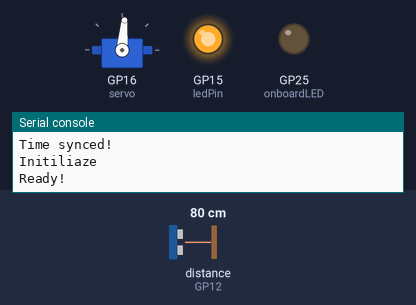
Simulated run of this program. Board: Raspberry Pi Pico running MicroPython. Shown: servo, output pins drawn as LEDs (lit = HIGH), the last lines printed to the serial console. The inputs (shaded band) are chosen by the test bench; at power-on: distance to the obstacle (sensor on GP12) 80 cm. The echo pulse lasts 58.3 µs per cm; WiFi joins after 1.5 s; the clock reads 2024-03-15 10:24:30 at power-on unless the program sets it; web requests get an empty 200 reply after 0.4 s; servo angles are drawn from the pulse width (0.5 ms = 0°, 2.5 ms = 180°); pins used as bus, display or sensor lines are not drawn.

Above: at 8.7 s.
At 20.5 s:
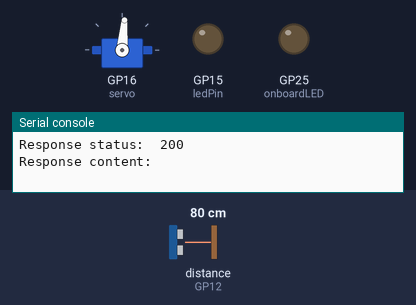
Timing chart, 0 to 24.6 s (numbered marks = the images above):
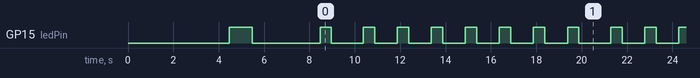

The program:

main.py
```python
from machine import Pin, PWM
import urequests
import keys

import time

CD_TIMER=5
US_TIMER = 10
last_time=0
check_time=0

#Parts Initialization
onboardLED =Pin(25,Pin.OUT)
trigger= Pin(13,Pin.OUT)
echo = Pin(12, Pin.IN)
sensorPin = Pin(28,Pin.IN)
ledPin = Pin(15,Pin.OUT)
servo=PWM(Pin(16))
servo.freq(50)

time.sleep_ms(1000)

#hardware functions
def servoAngle(pos,servo):
    pos = max(0, min(180, pos))
    duty = int((pos / 180) * 6552) + 1638
    servo.duty_u16(duty)

def ultra():
    trigger.low()
    time.sleep_us(2)
    trigger.high()
    time.sleep_us(5)
    trigger.low()

    timeout = 30000  # 30 ms timeout
    start = time.ticks_us()

    # Wait for echo to go HIGH
    while echo.value() == 0:
        if time.ticks_diff(time.ticks_us(), start) > timeout:
            print("Timeout waiting for echo HIGH")
            return -1
    signaloff = time.ticks_us()

    # Wait for echo to go LOW
    start = time.ticks_us()
    while echo.value() == 1:
        if time.ticks_diff(time.ticks_us(), start) > timeout:
            print("Timeout waiting for echo LOW")
            return -1
    signalon = time.ticks_us()

    timepassed = signalon - signaloff
    distance = (timepassed * 0.03343) / 2
    return distance


#Connectivity functions

def send_to_influx(measurements, value,tags=""):
    timestamp = str(int(time.time()))
    data = f"{measurements}{',' + tags if tags else ''} value={value} {timestamp}"
    try:
        response = urequests.post(keys.INFLUXDB_URL, headers=keys.INFLUXDB_HEADERS, data=data)
        if response:
            print("Sent data: ", data)
            print("Response status: ", response.status_code)
            print("Response content: " , response.text)
            response.close()
        else:
            print("No response from InfluxDB")

    except Exception as e:
        print("Failed to send to InfluxDB", e)


#Process Start
print("Initiliaze")
ledPin.value(1)
time.sleep(1)
servoAngle(85,servo)#
ledPin.value(0)
time.sleep(3)
cooldown = False
last_tie = 0
print("Ready!")


while True:
    current_time = time.time()
    ledPin.value(1)
    time.sleep(0.5)
    ledPin.value(0)
    if cooldown and (current_time - last_time >= CD_TIMER):
        cooldown = False
        print("Cooldown ended. Ready to dispense.")

    if not cooldown and sensorPin.value() == 1:
        ledPin.value(1)  #Set led turn on
        servoAngle(140,servo)
        cooldown = True
        time.sleep(0.1)
        servoAngle(90, servo)
        ledPin.value(0)
        send_to_influx("motion_event", 1, tags="sensor=pir")
        last_time = time.time()
    if current_time - check_time >= US_TIMER:
            #print("Checking distance with ultrasonic sensor...")
            distance = ultra()
            if distance != -1:
                print("Distance to object:", distance, "cm")
                send_to_influx("distance_cm", distance, tags="sensor=ultrasonic")
            else:
                print("Ultrasonic reading failed.")
            check_time = current_time

    # Print sensor value for debugginga
    # print("Sensor value:", sensorPin.value())
    time.sleep(1)
```

keys.py
```python
WIFI_SSID = '{YourSSID}'
WIFI_PASS = '{YourWiFIPassword}'
INFLUXDB_URL = 'http://{INFLUXDB_ADDRESS}:{PORT}/api/v2/write?org={your-org}&bucket={your-bucket}&precision=s'
INFLUXDB_TOKEN = '{TOKEN}'
INFLUXDB_HEADERS = {
    "Authorization": "Token " + INFLUXDB_TOKEN,
    "Content-Type": "text/plain"
}
```

boot.py
```python
# boot.py -- run on boot-up
import keys
import network
import time
import ntptime

def connect():
    wlan = network.WLAN(network.STA_IF)         # Put modem on Station mode
    if not wlan.isconnected():                  # Check if already connected
        print('connecting to network...')
        wlan.active(True)                       # Activate network interface
        # set power mode to get WiFi power-saving off (if needed)
        wlan.config(pm = 0xa11140)
        wlan.connect(keys.WIFI_SSID, keys.WIFI_PASS)  # Your WiFi Credential
        print('Waiting for connection...', end='')
        # Check if it is connected otherwise wait
        while not wlan.isconnected() and wlan.status() >= 0:
            print('.', end='')
            time.sleep(1)
    # Print the IP assigned by router
    ip = wlan.ifconfig()[0]
    print('\nConnected on {}'.format(ip))
    return ip

def http_get(url = 'http://detectportal.firefox.com/'):
    import socket                           # Used by HTML get request
    import time                             # Used for delay
    _, _, host, path = url.split('/', 3)    # Separate URL request
    addr = socket.getaddrinfo(host, 80)[0][-1]  # Get IP address of host
    s = socket.socket()                     # Initialise the socket
    s.connect(addr)                         # Try connecting to host address
    # Send HTTP request to the host with specific path
    s.send(bytes('GET /%s HTTP/1.0\r\nHost: %s\r\n\r\n' % (path, host), 'utf8'))
    time.sleep(1)                           # Sleep for a second
    rec_bytes = s.recv(10000)               # Receve response
    print(rec_bytes)                        # Print the response
    s.close()                               # Close connection

# WiFi Connection
try:
    print("HelloBoot")
    ip = connect()
except KeyboardInterrupt:
    print("Keyboard interrupt")

# HTTP request
try:
    http_get()
except (Exception, KeyboardInterrupt) as err:
    print("No Internet", err)

#time set
try:
    ntptime.settime()
    print("Time synced!")
except Exception as e:
    print("Failed to sync time:", e)
```

Measured:
- by itself, GP15 (ledPin): moves between LOW and HIGH, repeating every 12.4 s
- by itself, everything shown: repeats every 12.4 s, in 16 steps
